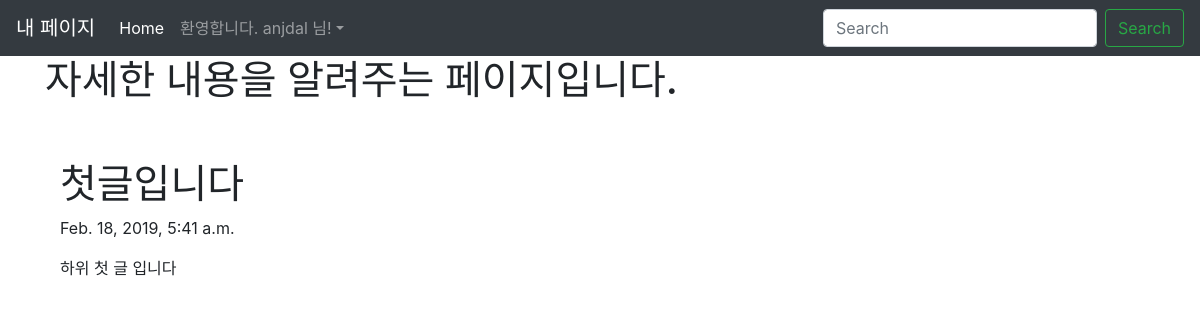
The app's page /blog/1 (signed in) with its own data.
### blogapp/models.py (models this page shows, shortened)
class Blog(models.Model):
    title = models.CharField(max_length=200)
    pub_date = models.DateTimeField('date published')
    body = models.TextField()

### blogapp/views.py (the view)
# urls.py: path('blog/<int:blog_id>', blogapp.views.detail,name = 'detail'),
def detail(request, blog_id):
    details = get_object_or_404(Blog, pk = blog_id)
    return render(request,'detail.html', {'details':details})

### blogapp/templates/detail.html
{% extends 'base.html' %}
{% block content %}
<h1> 자세한 내용을 알려주는 페이지입니다. </h1>
    <div class="container">
        <br><br>
        <h1>{{details.title}}</h1>
        <p>{{details.pub_date}}</p>
        <p>{{details.body}}</p>
    </div>
{% endblock %}

### blogproject/templates/base.html (shortened to what this page needs)
<head>
    <link rel="stylesheet" href="https://stackpath.bootstrapcdn.com/bootstrap/4.3.1/css/bootstrap.min.css">
</head>
<body>
    <nav class="navbar navbar-expand-lg navbar-dark bg-dark">
        <a class="navbar-brand" href="{% url 'home' %}">내 페이지</a>
        <div class="collapse navbar-collapse" id="navbarSupportedContent">
          <ul class="navbar-nav mr-auto">
            <li class="nav-item active">
              <a class="nav-link" href="#">Home <span class="sr-only">(current)</span></a>
            </li>
            {% if user.is_authenticated %}
            <li class="nav-item dropdown">
                <a class="nav-link dropdown-toggle" id="navbarDropdown" role="button" data-toggle="dropdown"
                    aria-haspopup="true" aria-expanded="false">환영합니다. {{ user.username }} 님!</a>
            </li>
            {% endif %}
          </ul>
          <form class="form-inline my-2 my-lg-0">
            <input class="form-control mr-sm-2" type="search" placeholder="Search" aria-label="Search">
            <button class="btn btn-outline-success my-2 my-sm-0" type="submit">Search</button>
          </form>
        </div>
      </nav>
      <div class="container">
        {% block content %}
        {% endblock %}
        </div>
    </body>

### records on screen
Blog: title "첫글입니다", pub_date "Feb. 18, 2019, 5:41 a.m.", body "하위 첫 글 입니다"

### other values on screen
{{ user.username }} "anjdal"
